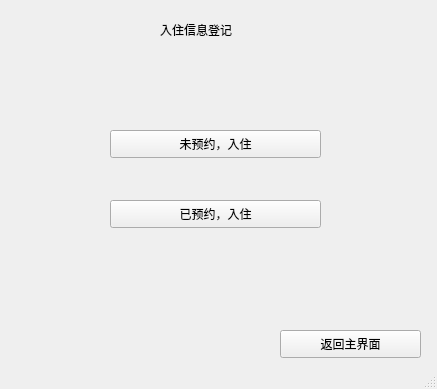
<?xml version="1.0" encoding="UTF-8"?>
<ui version="4.0">
 <class>Register</class>
 <widget class="QMainWindow" name="Register">
  <property name="geometry">
   <rect>
    <x>0</x>
    <y>0</y>
    <width>437</width>
    <height>389</height>
   </rect>
  </property>
  <property name="windowTitle">
   <string>登记入住</string>
  </property>
  <widget class="QWidget" name="centralwidget">
   <widget class="QPushButton" name="pushButton">
    <property name="geometry">
     <rect>
      <x>110</x>
      <y>130</y>
      <width>211</width>
      <height>28</height>
     </rect>
    </property>
    <property name="text">
     <string>未预约，入住</string>
    </property>
   </widget>
   <widget class="QPushButton" name="pushButton_2">
    <property name="geometry">
     <rect>
      <x>110</x>
      <y>200</y>
      <width>211</width>
      <height>28</height>
     </rect>
    </property>
    <property name="text">
     <string>已预约，入住</string>
    </property>
   </widget>
   <widget class="QPushButton" name="pushButton_3">
    <property name="geometry">
     <rect>
      <x>280</x>
      <y>330</y>
      <width>141</width>
      <height>28</height>
     </rect>
    </property>
    <property name="text">
     <string>返回主界面</string>
    </property>
   </widget>
   <widget class="QLabel" name="label">
    <property name="geometry">
     <rect>
      <x>160</x>
      <y>20</y>
      <width>121</width>
      <height>20</height>
     </rect>
    </property>
    <property name="text">
     <string>入住信息登记</string>
    </property>
   </widget>
  </widget>
  <widget class="QStatusBar" name="statusbar"/>
 </widget>
 <resources/>
 <connections/>
</ui>
